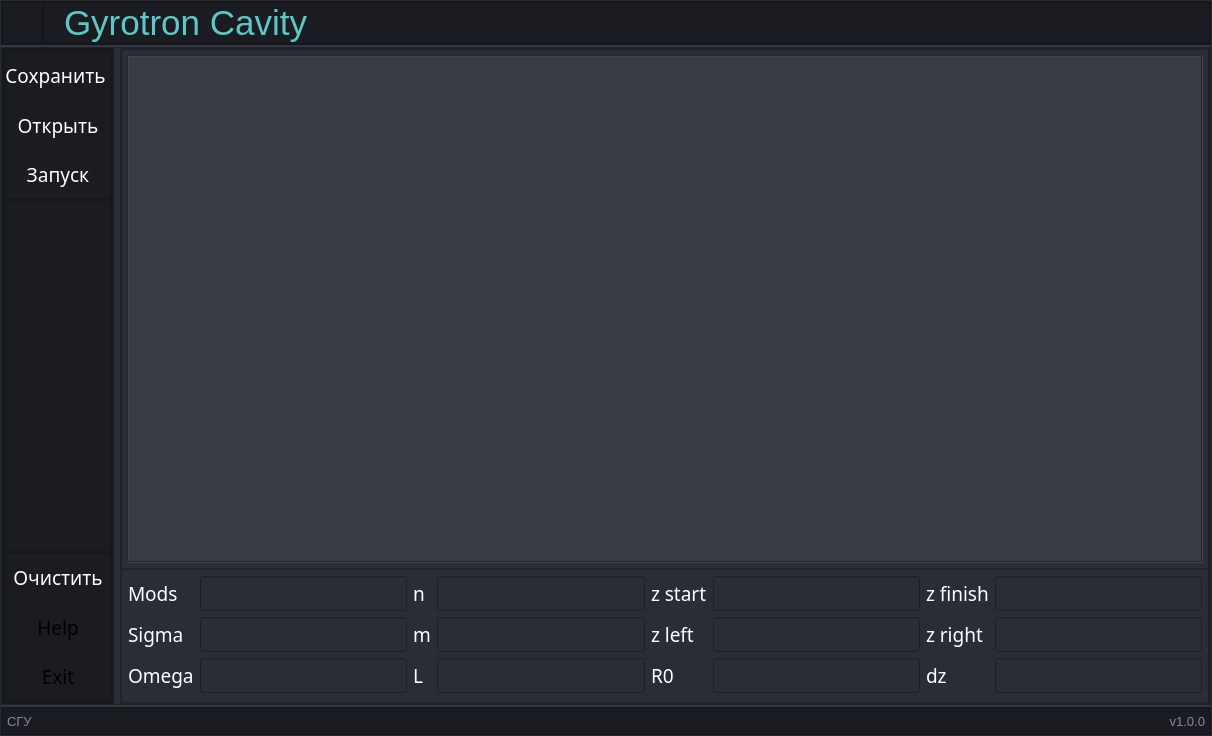
<?xml version="1.0" encoding="UTF-8"?>
<ui version="4.0">
 <class>MainWindow</class>
 <widget class="QMainWindow" name="MainWindow">
  <property name="geometry">
   <rect>
    <x>0</x>
    <y>0</y>
    <width>1212</width>
    <height>736</height>
   </rect>
  </property>
  <property name="windowTitle">
   <string>Gyrotron Cavity</string>
  </property>
  <widget class="QWidget" name="centralwidget">
   <layout class="QVBoxLayout" name="verticalLayout">
    <property name="spacing">
     <number>0</number>
    </property>
    <property name="leftMargin">
     <number>0</number>
    </property>
    <property name="topMargin">
     <number>0</number>
    </property>
    <property name="rightMargin">
     <number>0</number>
    </property>
    <property name="bottomMargin">
     <number>0</number>
    </property>
    <item>
     <widget class="QFrame" name="frame">
      <property name="styleSheet">
       <string notr="true">background-color: rgb(52, 54, 67);</string>
      </property>
      <property name="frameShape">
       <enum>QFrame::StyledPanel</enum>
      </property>
      <property name="frameShadow">
       <enum>QFrame::Raised</enum>
      </property>
      <layout class="QVBoxLayout" name="verticalLayout_2">
       <property name="spacing">
        <number>2</number>
       </property>
       <property name="leftMargin">
        <number>0</number>
       </property>
       <property name="topMargin">
        <number>0</number>
       </property>
       <property name="rightMargin">
        <number>0</number>
       </property>
       <property name="bottomMargin">
        <number>0</number>
       </property>
       <item>
        <widget class="QFrame" name="Panel_Up">
         <property name="maximumSize">
          <size>
           <width>16777215</width>
           <height>45</height>
          </size>
         </property>
         <property name="styleSheet">
          <string notr="true">background-color: rgb(26, 28, 34);</string>
         </property>
         <property name="frameShape">
          <enum>QFrame::StyledPanel</enum>
         </property>
         <property name="frameShadow">
          <enum>QFrame::Raised</enum>
         </property>
         <layout class="QHBoxLayout" name="horizontalLayout_2">
          <property name="spacing">
           <number>0</number>
          </property>
          <property name="leftMargin">
           <number>0</number>
          </property>
          <property name="topMargin">
           <number>0</number>
          </property>
          <property name="rightMargin">
           <number>0</number>
          </property>
          <property name="bottomMargin">
           <number>0</number>
          </property>
          <item>
           <widget class="QFrame" name="Icon">
            <property name="maximumSize">
             <size>
              <width>41</width>
              <height>44</height>
             </size>
            </property>
            <property name="styleSheet">
             <string notr="true">background-image: url(:/newPrefix/Без имени-1.png);
background-image: url(:/newPrefix/icons/Без имени-1.png);</string>
            </property>
            <property name="frameShape">
             <enum>QFrame::StyledPanel</enum>
            </property>
            <property name="frameShadow">
             <enum>QFrame::Raised</enum>
            </property>
           </widget>
          </item>
          <item>
           <widget class="QFrame" name="Lable_Up">
            <property name="maximumSize">
             <size>
              <width>16777215</width>
              <height>16777215</height>
             </size>
            </property>
            <property name="styleSheet">
             <string notr="true">color: rgb(91, 200, 197);</string>
            </property>
            <property name="frameShape">
             <enum>QFrame::StyledPanel</enum>
            </property>
            <property name="frameShadow">
             <enum>QFrame::Raised</enum>
            </property>
            <layout class="QHBoxLayout" name="horizontalLayout_3">
             <property name="spacing">
              <number>0</number>
             </property>
             <property name="leftMargin">
              <number>20</number>
             </property>
             <property name="topMargin">
              <number>0</number>
             </property>
             <property name="rightMargin">
              <number>0</number>
             </property>
             <property name="bottomMargin">
              <number>0</number>
             </property>
             <item>
              <widget class="QLabel" name="Program_Name">
               <property name="maximumSize">
                <size>
                 <width>16777215</width>
                 <height>44</height>
                </size>
               </property>
               <property name="font">
                <font>
                 <pointsize>26</pointsize>
                </font>
               </property>
               <property name="layoutDirection">
                <enum>Qt::LeftToRight</enum>
               </property>
               <property name="text">
                <string>Gyrotron Cavity</string>
               </property>
               <property name="textFormat">
                <enum>Qt::AutoText</enum>
               </property>
              </widget>
             </item>
            </layout>
           </widget>
          </item>
         </layout>
        </widget>
       </item>
       <item>
        <widget class="QFrame" name="Centre">
         <property name="layoutDirection">
          <enum>Qt::LeftToRight</enum>
         </property>
         <property name="styleSheet">
          <string notr="true">background-color: rgb(42, 44, 54);</string>
         </property>
         <property name="frameShape">
          <enum>QFrame::StyledPanel</enum>
         </property>
         <property name="frameShadow">
          <enum>QFrame::Raised</enum>
         </property>
         <layout class="QHBoxLayout" name="horizontalLayout">
          <property name="spacing">
           <number>6</number>
          </property>
          <property name="leftMargin">
           <number>0</number>
          </property>
          <property name="topMargin">
           <number>0</number>
          </property>
          <property name="rightMargin">
           <number>0</number>
          </property>
          <property name="bottomMargin">
           <number>0</number>
          </property>
          <item>
           <widget class="QFrame" name="Box_Buttons">
            <property name="maximumSize">
             <size>
              <width>16777215</width>
              <height>16777215</height>
             </size>
            </property>
            <property name="styleSheet">
             <string notr="true">background-color: rgb(26, 28, 34);</string>
            </property>
            <property name="frameShape">
             <enum>QFrame::StyledPanel</enum>
            </property>
            <property name="frameShadow">
             <enum>QFrame::Raised</enum>
            </property>
            <layout class="QVBoxLayout" name="verticalLayout_3">
             <property name="spacing">
              <number>1</number>
             </property>
             <property name="leftMargin">
              <number>1</number>
             </property>
             <property name="topMargin">
              <number>1</number>
             </property>
             <property name="rightMargin">
              <number>1</number>
             </property>
             <property name="bottomMargin">
              <number>1</number>
             </property>
             <item>
              <widget class="QFrame" name="Box_Up">
               <property name="sizePolicy">
                <sizepolicy hsizetype="Preferred" vsizetype="Preferred">
                 <horstretch>0</horstretch>
                 <verstretch>0</verstretch>
                </sizepolicy>
               </property>
               <property name="maximumSize">
                <size>
                 <width>16777215</width>
                 <height>150</height>
                </size>
               </property>
               <property name="layoutDirection">
                <enum>Qt::LeftToRight</enum>
               </property>
               <property name="styleSheet">
                <string notr="true"> QPushButton#pushButton {
     background-color: rgb(33, 36, 43);
 }
 QPushButton#pushButton:hover {
     background-color: rgb(41, 43, 53);
 }</string>
               </property>
               <property name="frameShape">
                <enum>QFrame::StyledPanel</enum>
               </property>
               <property name="frameShadow">
                <enum>QFrame::Raised</enum>
               </property>
               <layout class="QVBoxLayout" name="verticalLayout_4">
                <property name="spacing">
                 <number>0</number>
                </property>
                <property name="leftMargin">
                 <number>0</number>
                </property>
                <property name="topMargin">
                 <number>0</number>
                </property>
                <property name="rightMargin">
                 <number>0</number>
                </property>
                <property name="bottomMargin">
                 <number>0</number>
                </property>
                <item>
                 <widget class="QPushButton" name="Save_Button">
                  <property name="maximumSize">
                   <size>
                    <width>16777215</width>
                    <height>50</height>
                   </size>
                  </property>
                  <property name="font">
                   <font>
                    <family>Trebuchet MS</family>
                    <pointsize>14</pointsize>
                   </font>
                  </property>
                  <property name="styleSheet">
                   <string notr="true"> QPushButton#Save_Button {
background-color: rgb(26, 28, 34);
	color: rgb(255, 255, 255);
	border: none;
 }
 QPushButton#Save_Button:hover {
    background-color: rgb(41, 43, 53);
	color: rgb(255, 255, 255);
	border: none;
 }
 QPushButton#Save_Button:pressed {
background-color: rgb(54, 57, 70);
	color: rgb(255, 255, 255);
	border: none;     
 }</string>
                  </property>
                  <property name="text">
                   <string>Сохранить </string>
                  </property>
                  <property name="icon">
                   <iconset>
                    <normaloff>icons/Save-512.png</normaloff>icons/Save-512.png</iconset>
                  </property>
                  <property name="iconSize">
                   <size>
                    <width>40</width>
                    <height>40</height>
                   </size>
                  </property>
                  <property name="autoDefault">
                   <bool>false</bool>
                  </property>
                  <property name="default">
                   <bool>false</bool>
                  </property>
                  <property name="flat">
                   <bool>false</bool>
                  </property>
                 </widget>
                </item>
                <item>
                 <widget class="QPushButton" name="Open_Button">
                  <property name="maximumSize">
                   <size>
                    <width>16777215</width>
                    <height>50</height>
                   </size>
                  </property>
                  <property name="font">
                   <font>
                    <family>Trebuchet MS</family>
                    <pointsize>14</pointsize>
                   </font>
                  </property>
                  <property name="styleSheet">
                   <string notr="true"> QPushButton#Open_Button {
background-color: rgb(26, 28, 34);
	color: rgb(255, 255, 255);
	border: none;
 }
 QPushButton#Open_Button:hover {
    background-color: rgb(41, 43, 53);
	color: rgb(255, 255, 255);
	border: none;
 }
 QPushButton#Open_Button:pressed {
background-color: rgb(54, 57, 70);
	color: rgb(255, 255, 255);
	border: none;     
 }</string>
                  </property>
                  <property name="text">
                   <string>Открыть</string>
                  </property>
                  <property name="icon">
                   <iconset>
                    <normaloff>icons/Document-Add-02-512.png</normaloff>icons/Document-Add-02-512.png</iconset>
                  </property>
                  <property name="iconSize">
                   <size>
                    <width>40</width>
                    <height>40</height>
                   </size>
                  </property>
                  <property name="flat">
                   <bool>true</bool>
                  </property>
                 </widget>
                </item>
                <item>
                 <widget class="QPushButton" name="Run_Button">
                  <property name="maximumSize">
                   <size>
                    <width>16777215</width>
                    <height>50</height>
                   </size>
                  </property>
                  <property name="font">
                   <font>
                    <family>Trebuchet MS</family>
                    <pointsize>14</pointsize>
                   </font>
                  </property>
                  <property name="styleSheet">
                   <string notr="true"> QPushButton#Run_Button {
background-color: rgb(26, 28, 34);
	color: rgb(255, 255, 255);
	border: none;
 }
 QPushButton#Run_Button:hover {
    background-color: rgb(41, 43, 53);
	color: rgb(255, 255, 255);
	border: none;
 }
 QPushButton#Run_Button:pressed {
background-color: rgb(54, 57, 70);
	color: rgb(255, 255, 255);
	border: none;     
 }</string>
                  </property>
                  <property name="text">
                   <string>Запуск</string>
                  </property>
                  <property name="flat">
                   <bool>true</bool>
                  </property>
                 </widget>
                </item>
               </layout>
              </widget>
             </item>
             <item>
              <widget class="QFrame" name="dummy_3">
               <property name="frameShape">
                <enum>QFrame::StyledPanel</enum>
               </property>
               <property name="frameShadow">
                <enum>QFrame::Raised</enum>
               </property>
              </widget>
             </item>
             <item>
              <widget class="QFrame" name="Box_Doun">
               <property name="maximumSize">
                <size>
                 <width>16777215</width>
                 <height>150</height>
                </size>
               </property>
               <property name="frameShape">
                <enum>QFrame::StyledPanel</enum>
               </property>
               <property name="frameShadow">
                <enum>QFrame::Raised</enum>
               </property>
               <layout class="QVBoxLayout" name="verticalLayout_5">
                <property name="spacing">
                 <number>0</number>
                </property>
                <property name="leftMargin">
                 <number>0</number>
                </property>
                <property name="topMargin">
                 <number>0</number>
                </property>
                <property name="rightMargin">
                 <number>0</number>
                </property>
                <property name="bottomMargin">
                 <number>0</number>
                </property>
                <item>
                 <widget class="QPushButton" name="Delete_Button">
                  <property name="maximumSize">
                   <size>
                    <width>16777215</width>
                    <height>100</height>
                   </size>
                  </property>
                  <property name="font">
                   <font>
                    <family>Trebuchet MS</family>
                    <pointsize>14</pointsize>
                   </font>
                  </property>
                  <property name="layoutDirection">
                   <enum>Qt::LeftToRight</enum>
                  </property>
                  <property name="styleSheet">
                   <string notr="true"> QPushButton#Delete_Button {
background-color: rgb(26, 28, 34);
	color: rgb(255, 255, 255);
	border: none;
 }
 QPushButton#Delete_Button:hover {
    background-color: rgb(41, 43, 53);
	color: rgb(255, 255, 255);
	border: none;
 }
 QPushButton#Delete_Button:pressed {
background-color: rgb(54, 57, 70);
	color: rgb(255, 255, 255);
	border: none;     
 }</string>
                  </property>
                  <property name="text">
                   <string>Очистить</string>
                  </property>
                  <property name="autoDefault">
                   <bool>false</bool>
                  </property>
                  <property name="default">
                   <bool>false</bool>
                  </property>
                  <property name="flat">
                   <bool>true</bool>
                  </property>
                 </widget>
                </item>
                <item>
                 <widget class="QPushButton" name="Help_Button">
                  <property name="maximumSize">
                   <size>
                    <width>16777215</width>
                    <height>100</height>
                   </size>
                  </property>
                  <property name="font">
                   <font>
                    <family>Trebuchet MS</family>
                    <pointsize>14</pointsize>
                   </font>
                  </property>
                  <property name="styleSheet">
                   <string notr="true"> QPushButton#Help_Button {
background-color: rgb(26, 28, 34);
	color: rgb(255, 255, 255);
	border: none;
 }
 QPushButton#Help_Button:hover {
    background-color: rgb(41, 43, 53);
	color: rgb(255, 255, 255);
	border: none;
 }
 QPushButton#Help_Button:pressed {
background-color: rgb(54, 57, 70);
	color: rgb(255, 255, 255);
	border: none;     
 }color: rgb(255, 255, 255);</string>
                  </property>
                  <property name="text">
                   <string>Help</string>
                  </property>
                  <property name="flat">
                   <bool>true</bool>
                  </property>
                 </widget>
                </item>
                <item>
                 <widget class="QPushButton" name="Exit_Button">
                  <property name="maximumSize">
                   <size>
                    <width>16777215</width>
                    <height>100</height>
                   </size>
                  </property>
                  <property name="font">
                   <font>
                    <family>Trebuchet MS</family>
                    <pointsize>14</pointsize>
                   </font>
                  </property>
                  <property name="styleSheet">
                   <string notr="true"> QPushButton#Exit_Button {
background-color: rgb(26, 28, 34);
	color: rgb(255, 255, 255);
	border: none;
 }
 QPushButton#Exit_Button:hover {
    background-color: rgb(41, 43, 53);
	color: rgb(255, 255, 255);
	border: none;
 }
 QPushButton#Exit_Button:pressed {
background-color: rgb(54, 57, 70);
	color: rgb(255, 255, 255);
	border: none;     
 }color: rgb(255, 255, 255);</string>
                  </property>
                  <property name="text">
                   <string>Exit</string>
                  </property>
                  <property name="flat">
                   <bool>true</bool>
                  </property>
                 </widget>
                </item>
               </layout>
              </widget>
             </item>
            </layout>
           </widget>
          </item>
          <item>
           <widget class="QFrame" name="Field">
            <property name="maximumSize">
             <size>
              <width>16777215</width>
              <height>16777215</height>
             </size>
            </property>
            <property name="styleSheet">
             <string notr="true">color: rgb(255, 255, 255);</string>
            </property>
            <property name="frameShape">
             <enum>QFrame::StyledPanel</enum>
            </property>
            <property name="frameShadow">
             <enum>QFrame::Raised</enum>
            </property>
            <layout class="QVBoxLayout" name="verticalLayout_6">
             <property name="spacing">
              <number>0</number>
             </property>
             <property name="leftMargin">
              <number>0</number>
             </property>
             <property name="topMargin">
              <number>0</number>
             </property>
             <property name="rightMargin">
              <number>0</number>
             </property>
             <property name="bottomMargin">
              <number>0</number>
             </property>
             <item>
              <widget class="QFrame" name="Function_field">
               <property name="frameShape">
                <enum>QFrame::StyledPanel</enum>
               </property>
               <property name="frameShadow">
                <enum>QFrame::Raised</enum>
               </property>
               <layout class="QGridLayout" name="gridLayout">
                <property name="leftMargin">
                 <number>5</number>
                </property>
                <property name="topMargin">
                 <number>5</number>
                </property>
                <property name="rightMargin">
                 <number>5</number>
                </property>
                <property name="bottomMargin">
                 <number>5</number>
                </property>
                <property name="spacing">
                 <number>5</number>
                </property>
                <item row="1" column="0">
                 <widget class="QTextEdit" name="Function_Rz">
                  <property name="font">
                   <font>
                    <family>Trebuchet MS</family>
                    <pointsize>16</pointsize>
                   </font>
                  </property>
                  <property name="cursor" stdset="0">
                   <cursorShape>IBeamCursor</cursorShape>
                  </property>
                  <property name="styleSheet">
                   <string notr="true">background-color: rgb(56, 59, 68);</string>
                  </property>
                  <property name="frameShape">
                   <enum>QFrame::Box</enum>
                  </property>
                 </widget>
                </item>
               </layout>
              </widget>
             </item>
             <item>
              <widget class="QFrame" name="Parameters">
               <property name="maximumSize">
                <size>
                 <width>16777215</width>
                 <height>16777215</height>
                </size>
               </property>
               <property name="frameShape">
                <enum>QFrame::StyledPanel</enum>
               </property>
               <property name="frameShadow">
                <enum>QFrame::Raised</enum>
               </property>
               <layout class="QGridLayout" name="gridLayout_4">
                <property name="leftMargin">
                 <number>6</number>
                </property>
                <property name="topMargin">
                 <number>6</number>
                </property>
                <property name="rightMargin">
                 <number>6</number>
                </property>
                <item row="0" column="4">
                 <widget class="QLabel" name="z_start_label">
                  <property name="font">
                   <font>
                    <family>Trebuchet MS</family>
                    <pointsize>14</pointsize>
                   </font>
                  </property>
                  <property name="styleSheet">
                   <string notr="true">color: rgb(255, 255, 255);</string>
                  </property>
                  <property name="text">
                   <string>z start</string>
                  </property>
                 </widget>
                </item>
                <item row="0" column="5">
                 <widget class="QLineEdit" name="z_start_lineEdit">
                  <property name="font">
                   <font>
                    <family>Trebuchet MS</family>
                    <pointsize>14</pointsize>
                   </font>
                  </property>
                  <property name="frame">
                   <bool>true</bool>
                  </property>
                  <property name="dragEnabled">
                   <bool>false</bool>
                  </property>
                 </widget>
                </item>
                <item row="0" column="6">
                 <widget class="QLabel" name="z_finish_label">
                  <property name="font">
                   <font>
                    <family>Trebuchet MS</family>
                    <pointsize>14</pointsize>
                   </font>
                  </property>
                  <property name="styleSheet">
                   <string notr="true">color: rgb(255, 255, 255);</string>
                  </property>
                  <property name="text">
                   <string>z finish</string>
                  </property>
                 </widget>
                </item>
                <item row="0" column="7">
                 <widget class="QLineEdit" name="z_finish_lineEdit">
                  <property name="font">
                   <font>
                    <family>Trebuchet MS</family>
                    <pointsize>14</pointsize>
                   </font>
                  </property>
                 </widget>
                </item>
                <item row="1" column="0">
                 <widget class="QLabel" name="Sigma_label">
                  <property name="font">
                   <font>
                    <family>Trebuchet MS</family>
                    <pointsize>14</pointsize>
                   </font>
                  </property>
                  <property name="styleSheet">
                   <string notr="true">color: rgb(255, 255, 255);</string>
                  </property>
                  <property name="text">
                   <string>Sigma</string>
                  </property>
                 </widget>
                </item>
                <item row="0" column="3">
                 <widget class="QLineEdit" name="n_lineEdit">
                  <property name="font">
                   <font>
                    <family>Trebuchet MS</family>
                    <pointsize>14</pointsize>
                   </font>
                  </property>
                 </widget>
                </item>
                <item row="1" column="2">
                 <widget class="QLabel" name="m_label">
                  <property name="font">
                   <font>
                    <family>Trebuchet MS</family>
                    <pointsize>14</pointsize>
                   </font>
                  </property>
                  <property name="styleSheet">
                   <string notr="true">color: rgb(255, 255, 255);</string>
                  </property>
                  <property name="text">
                   <string>m</string>
                  </property>
                 </widget>
                </item>
                <item row="1" column="3">
                 <widget class="QLineEdit" name="m_lineEdit">
                  <property name="font">
                   <font>
                    <family>Trebuchet MS</family>
                    <pointsize>14</pointsize>
                   </font>
                  </property>
                 </widget>
                </item>
                <item row="1" column="4">
                 <widget class="QLabel" name="z_left__label">
                  <property name="font">
                   <font>
                    <family>Trebuchet MS</family>
                    <pointsize>14</pointsize>
                   </font>
                  </property>
                  <property name="styleSheet">
                   <string notr="true">color: rgb(255, 255, 255);</string>
                  </property>
                  <property name="text">
                   <string>z left</string>
                  </property>
                 </widget>
                </item>
                <item row="0" column="0">
                 <widget class="QLabel" name="Nmods_label">
                  <property name="font">
                   <font>
                    <family>Trebuchet MS</family>
                    <pointsize>14</pointsize>
                   </font>
                  </property>
                  <property name="styleSheet">
                   <string notr="true">color: rgb(255, 255, 255);</string>
                  </property>
                  <property name="text">
                   <string>Mods</string>
                  </property>
                 </widget>
                </item>
                <item row="1" column="1">
                 <widget class="QLineEdit" name="Sigma_lineEdit">
                  <property name="font">
                   <font>
                    <family>Trebuchet MS</family>
                    <pointsize>14</pointsize>
                   </font>
                  </property>
                 </widget>
                </item>
                <item row="0" column="1">
                 <widget class="QLineEdit" name="Nmods_lineEdit">
                  <property name="palette">
                   <palette>
                    <active>
                     <colorrole role="WindowText">
                      <brush brushstyle="SolidPattern">
                       <color alpha="255">
                        <red>255</red>
                        <green>255</green>
                        <blue>255</blue>
                       </color>
                      </brush>
                     </colorrole>
                     <colorrole role="Button">
                      <brush brushstyle="SolidPattern">
                       <color alpha="255">
                        <red>42</red>
                        <green>44</green>
                        <blue>54</blue>
                       </color>
                      </brush>
                     </colorrole>
                     <colorrole role="Text">
                      <brush brushstyle="SolidPattern">
                       <color alpha="255">
                        <red>255</red>
                        <green>255</green>
                        <blue>255</blue>
                       </color>
                      </brush>
                     </colorrole>
                     <colorrole role="ButtonText">
                      <brush brushstyle="SolidPattern">
                       <color alpha="255">
                        <red>255</red>
                        <green>255</green>
                        <blue>255</blue>
                       </color>
                      </brush>
                     </colorrole>
                     <colorrole role="Base">
                      <brush brushstyle="SolidPattern">
                       <color alpha="255">
                        <red>42</red>
                        <green>44</green>
                        <blue>54</blue>
                       </color>
                      </brush>
                     </colorrole>
                     <colorrole role="Window">
                      <brush brushstyle="SolidPattern">
                       <color alpha="255">
                        <red>42</red>
                        <green>44</green>
                        <blue>54</blue>
                       </color>
                      </brush>
                     </colorrole>
                    </active>
                    <inactive>
                     <colorrole role="WindowText">
                      <brush brushstyle="SolidPattern">
                       <color alpha="255">
                        <red>255</red>
                        <green>255</green>
                        <blue>255</blue>
                       </color>
                      </brush>
                     </colorrole>
                     <colorrole role="Button">
                      <brush brushstyle="SolidPattern">
                       <color alpha="255">
                        <red>42</red>
                        <green>44</green>
                        <blue>54</blue>
                       </color>
                      </brush>
                     </colorrole>
                     <colorrole role="Text">
                      <brush brushstyle="SolidPattern">
                       <color alpha="255">
                        <red>255</red>
                        <green>255</green>
                        <blue>255</blue>
                       </color>
                      </brush>
                     </colorrole>
                     <colorrole role="ButtonText">
                      <brush brushstyle="SolidPattern">
                       <color alpha="255">
                        <red>255</red>
                        <green>255</green>
                        <blue>255</blue>
                       </color>
                      </brush>
                     </colorrole>
                     <colorrole role="Base">
                      <brush brushstyle="SolidPattern">
                       <color alpha="255">
                        <red>42</red>
                        <green>44</green>
                        <blue>54</blue>
                       </color>
                      </brush>
                     </colorrole>
                     <colorrole role="Window">
                      <brush brushstyle="SolidPattern">
                       <color alpha="255">
                        <red>42</red>
                        <green>44</green>
                        <blue>54</blue>
                       </color>
                      </brush>
                     </colorrole>
                    </inactive>
                    <disabled>
                     <colorrole role="WindowText">
                      <brush brushstyle="SolidPattern">
                       <color alpha="255">
                        <red>255</red>
                        <green>255</green>
                        <blue>255</blue>
                       </color>
                      </brush>
                     </colorrole>
                     <colorrole role="Button">
                      <brush brushstyle="SolidPattern">
                       <color alpha="255">
                        <red>42</red>
                        <green>44</green>
                        <blue>54</blue>
                       </color>
                      </brush>
                     </colorrole>
                     <colorrole role="Text">
                      <brush brushstyle="SolidPattern">
                       <color alpha="255">
                        <red>255</red>
                        <green>255</green>
                        <blue>255</blue>
                       </color>
                      </brush>
                     </colorrole>
                     <colorrole role="ButtonText">
                      <brush brushstyle="SolidPattern">
                       <color alpha="255">
                        <red>255</red>
                        <green>255</green>
                        <blue>255</blue>
                       </color>
                      </brush>
                     </colorrole>
                     <colorrole role="Base">
                      <brush brushstyle="SolidPattern">
                       <color alpha="255">
                        <red>42</red>
                        <green>44</green>
                        <blue>54</blue>
                       </color>
                      </brush>
                     </colorrole>
                     <colorrole role="Window">
                      <brush brushstyle="SolidPattern">
                       <color alpha="255">
                        <red>42</red>
                        <green>44</green>
                        <blue>54</blue>
                       </color>
                      </brush>
                     </colorrole>
                    </disabled>
                   </palette>
                  </property>
                  <property name="font">
                   <font>
                    <family>Trebuchet MS</family>
                    <pointsize>14</pointsize>
                    <weight>50</weight>
                    <bold>false</bold>
                   </font>
                  </property>
                 </widget>
                </item>
                <item row="0" column="2">
                 <widget class="QLabel" name="n_label">
                  <property name="font">
                   <font>
                    <family>Trebuchet MS</family>
                    <pointsize>14</pointsize>
                   </font>
                  </property>
                  <property name="styleSheet">
                   <string notr="true">color: rgb(255, 255, 255);</string>
                  </property>
                  <property name="text">
                   <string>n</string>
                  </property>
                 </widget>
                </item>
                <item row="1" column="7">
                 <widget class="QLineEdit" name="z_right_lineEdit">
                  <property name="font">
                   <font>
                    <family>Trebuchet MS</family>
                    <pointsize>14</pointsize>
                   </font>
                  </property>
                 </widget>
                </item>
                <item row="1" column="5">
                 <widget class="QLineEdit" name="z_left_lineEdit">
                  <property name="font">
                   <font>
                    <family>Trebuchet MS</family>
                    <pointsize>14</pointsize>
                   </font>
                  </property>
                 </widget>
                </item>
                <item row="2" column="2">
                 <widget class="QLabel" name="L_label">
                  <property name="font">
                   <font>
                    <family>Trebuchet MS</family>
                    <pointsize>14</pointsize>
                   </font>
                  </property>
                  <property name="styleSheet">
                   <string notr="true">color: rgb(255, 255, 255);</string>
                  </property>
                  <property name="text">
                   <string>L</string>
                  </property>
                 </widget>
                </item>
                <item row="2" column="7">
                 <widget class="QLineEdit" name="dz_lineEdit">
                  <property name="font">
                   <font>
                    <family>Trebuchet MS</family>
                    <pointsize>14</pointsize>
                   </font>
                  </property>
                 </widget>
                </item>
                <item row="2" column="1">
                 <widget class="QLineEdit" name="Omega_lineEdit">
                  <property name="font">
                   <font>
                    <family>Trebuchet MS</family>
                    <pointsize>14</pointsize>
                   </font>
                  </property>
                 </widget>
                </item>
                <item row="2" column="4">
                 <widget class="QLabel" name="R0_label">
                  <property name="font">
                   <font>
                    <family>Trebuchet MS</family>
                    <pointsize>14</pointsize>
                   </font>
                  </property>
                  <property name="styleSheet">
                   <string notr="true">color: rgb(255, 255, 255);</string>
                  </property>
                  <property name="text">
                   <string>R0</string>
                  </property>
                 </widget>
                </item>
                <item row="2" column="6">
                 <widget class="QLabel" name="dz_label">
                  <property name="font">
                   <font>
                    <family>Trebuchet MS</family>
                    <pointsize>14</pointsize>
                   </font>
                  </property>
                  <property name="styleSheet">
                   <string notr="true">color: rgb(255, 255, 255);</string>
                  </property>
                  <property name="text">
                   <string>dz</string>
                  </property>
                 </widget>
                </item>
                <item row="2" column="0">
                 <widget class="QLabel" name="Omega_label">
                  <property name="font">
                   <font>
                    <family>Trebuchet MS</family>
                    <pointsize>14</pointsize>
                   </font>
                  </property>
                  <property name="styleSheet">
                   <string notr="true">color: rgb(255, 255, 255);</string>
                  </property>
                  <property name="text">
                   <string>Omega</string>
                  </property>
                 </widget>
                </item>
                <item row="2" column="5">
                 <widget class="QLineEdit" name="R0_lineEdit">
                  <property name="font">
                   <font>
                    <family>Trebuchet MS</family>
                    <pointsize>14</pointsize>
                   </font>
                  </property>
                 </widget>
                </item>
                <item row="2" column="3">
                 <widget class="QLineEdit" name="L_lineEdit">
                  <property name="font">
                   <font>
                    <family>Trebuchet MS</family>
                    <pointsize>14</pointsize>
                   </font>
                  </property>
                 </widget>
                </item>
                <item row="1" column="6">
                 <widget class="QLabel" name="z_right_label">
                  <property name="font">
                   <font>
                    <family>Trebuchet MS</family>
                    <pointsize>14</pointsize>
                   </font>
                  </property>
                  <property name="styleSheet">
                   <string notr="true">color: rgb(255, 255, 255);</string>
                  </property>
                  <property name="text">
                   <string>z right</string>
                  </property>
                 </widget>
                </item>
               </layout>
              </widget>
             </item>
             <item>
              <widget class="QFrame" name="dummy_4">
               <property name="frameShape">
                <enum>QFrame::StyledPanel</enum>
               </property>
               <property name="frameShadow">
                <enum>QFrame::Raised</enum>
               </property>
              </widget>
             </item>
            </layout>
           </widget>
          </item>
         </layout>
        </widget>
       </item>
       <item>
        <widget class="QFrame" name="Statusbar">
         <property name="maximumSize">
          <size>
           <width>16777215</width>
           <height>30</height>
          </size>
         </property>
         <property name="styleSheet">
          <string notr="true">background-color: rgb(26, 28, 34);
color: rgb(136, 133, 161);</string>
         </property>
         <property name="frameShape">
          <enum>QFrame::StyledPanel</enum>
         </property>
         <property name="frameShadow">
          <enum>QFrame::Raised</enum>
         </property>
         <layout class="QHBoxLayout" name="horizontalLayout_4">
          <property name="spacing">
           <number>1</number>
          </property>
          <property name="leftMargin">
           <number>5</number>
          </property>
          <property name="topMargin">
           <number>1</number>
          </property>
          <property name="rightMargin">
           <number>5</number>
          </property>
          <property name="bottomMargin">
           <number>1</number>
          </property>
          <item>
           <widget class="QLabel" name="Named">
            <property name="font">
             <font>
              <pointsize>10</pointsize>
             </font>
            </property>
            <property name="text">
             <string>СГУ</string>
            </property>
           </widget>
          </item>
          <item>
           <widget class="QLabel" name="dummy_2">
            <property name="maximumSize">
             <size>
              <width>30</width>
              <height>16777215</height>
             </size>
            </property>
            <property name="font">
             <font>
              <pointsize>16</pointsize>
             </font>
            </property>
            <property name="text">
             <string/>
            </property>
           </widget>
          </item>
          <item>
           <widget class="QLabel" name="Number_Version">
            <property name="maximumSize">
             <size>
              <width>50</width>
              <height>16777215</height>
             </size>
            </property>
            <property name="font">
             <font>
              <pointsize>10</pointsize>
             </font>
            </property>
            <property name="styleSheet">
             <string notr="true"/>
            </property>
            <property name="text">
             <string>v1.0.0</string>
            </property>
            <property name="textFormat">
             <enum>Qt::PlainText</enum>
            </property>
            <property name="alignment">
             <set>Qt::AlignRight|Qt::AlignTrailing|Qt::AlignVCenter</set>
            </property>
           </widget>
          </item>
         </layout>
        </widget>
       </item>
      </layout>
     </widget>
    </item>
   </layout>
  </widget>
 </widget>
 <resources/>
 <connections/>
</ui>
